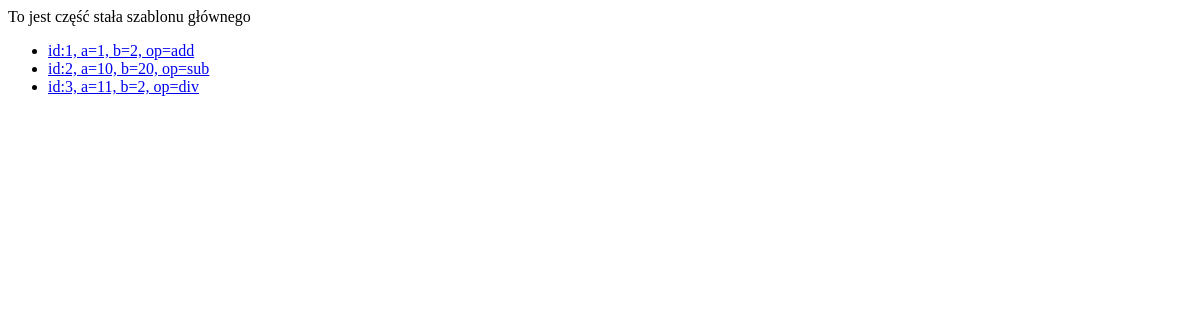
Page /maths/histories/ on the earlier database version.
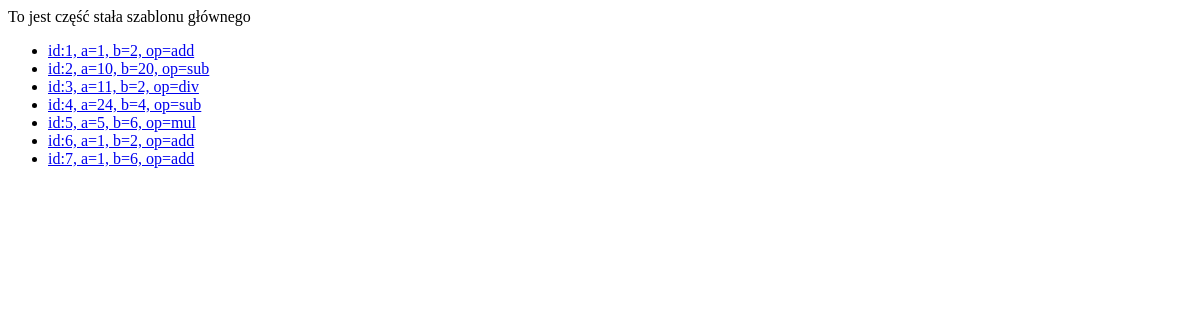
Same page on the later database version.
### maths/models.py (models this page shows)
class Math(models.Model):
    operation = models.CharField(max_length=5, choices=OPERATION_CHOICES)
    a = models.IntegerField()
    b = models.IntegerField()
    created = models.DateTimeField(auto_now_add=True)
    result = models.ForeignKey(
        'maths.Result',
        on_delete=models.CASCADE,
        null=True,
        blank=True
    )
    def __str__(self):
        return f"id:{self.id}, a={self.a}, b={self.b}, op={self.operation}"

### maths/views.py (the view)
# urls.py: path('histories/', maths_list, name="list"),
def maths_list(request):
    maths = Math.objects.all()
    return render(
        request=request,
        template_name="maths/list.html",
        context={"maths": maths}
    )

### maths/templates/maths/list.html (shortened to what this page needs)
{% extends "maths/main.html" %}
{% block content %}
   <ul>
       {% for m in maths %}
           <li><a href="{% url "maths:details" m.id %}">{{ m }}</a></li>
       {% endfor %}
   </ul>
{% endblock %}

Differences in the rows shown:
added Math: id+a+b "id:4, a=24, b=4, op=sub"
added Math: id+a+b "id:5, a=5, b=6, op=mul"
added Math: id+a+b "id:6, a=1, b=2, op=add"
added Math: id+a+b "id:7, a=1, b=6, op=add"
